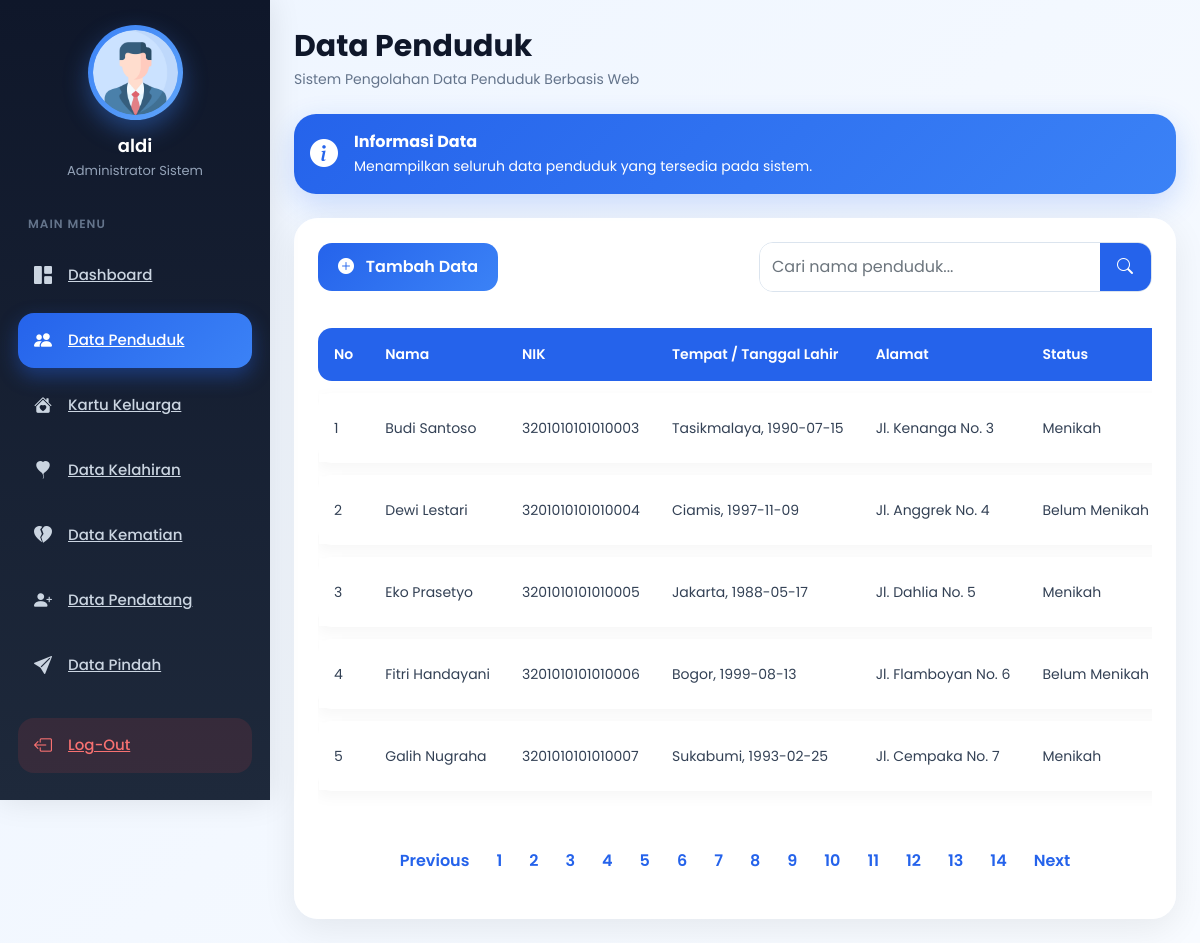
Before: /penduduk.php (signed in) with the older database file.
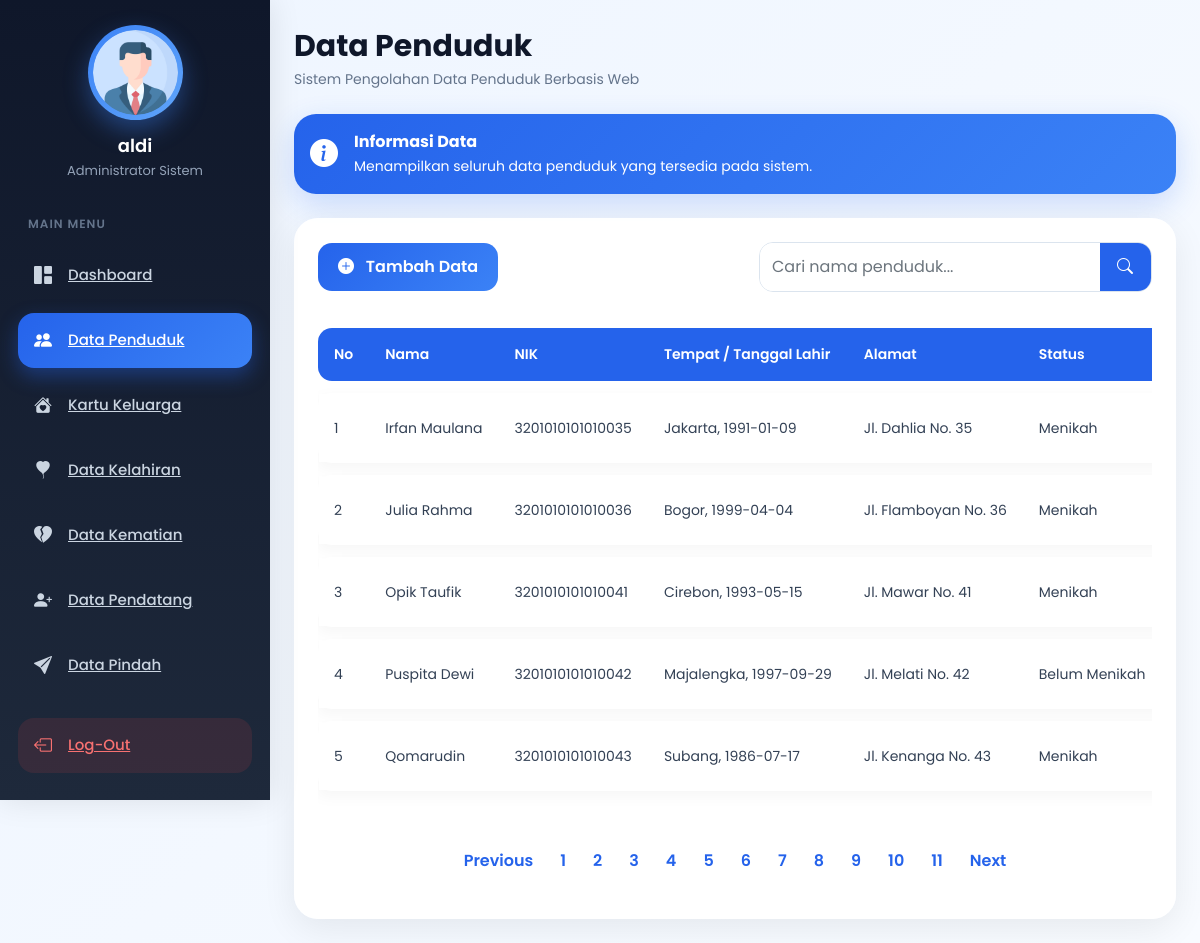
After: the same page with the newer database file.
### tables this page shows
CREATE TABLE `penduduk` (
  `id` int(11) NOT NULL,
  `nama` varchar(100) NOT NULL,
  `nik` varchar(30) NOT NULL,
  `tempat` varchar(100) NOT NULL,
  `ttl` date NOT NULL,
  `jenis_kelamin` varchar(30) NOT NULL,
  `alamat` text NOT NULL,
  `agama` varchar(50) NOT NULL,
  `status` varchar(50) NOT NULL,
  `pekerjaan` varchar(100) NOT NULL,
  `kewarganegaraan` varchar(50) NOT NULL
);

### penduduk.php (the view, shortened to what the changed rows need)
<?php
include 'sidebar.php';
include 'connection.php';
?>
<!DOCTYPE html>
<html lang="en">
<head>
    <link href="https://cdn.jsdelivr.net/npm/bootstrap@5.0.2/dist/css/bootstrap.min.css" rel="stylesheet">
    <link rel="stylesheet" href="https://cdn.jsdelivr.net/npm/bootstrap-icons@1.11.3/font/bootstrap-icons.min.css">
</head>
<body>
    <div class="p-4" id="main-content">
        <div class="card main-card">
            <div class="card-body p-4">
                <div class="table-responsive">
                    <table class="table align-middle">
                        <thead>
                            <tr>
                                <th>No</th>
                                <th>Nama</th>
                                <th>NIK</th>
                                <th>Tempat / Tanggal Lahir</th>
                                <th>Alamat</th>
                                <th>Status</th>
                            </tr>
                        </thead>
                        <tbody>
                            <?php
                            $batas = 5;
                            $halaman = isset($_GET['halaman']) ? (int) $_GET['halaman'] : 1;
                            $halaman_awal = ($halaman > 1) ? ($halaman * $batas) - $batas : 0;
                            $baris = mysqli_query($kon, "SELECT * FROM penduduk");
                            $jumlah_data = mysqli_num_rows($baris);
                            $total_halaman = ceil($jumlah_data / $batas);
                            $no = $halaman_awal + 1;
                            if (isset($_GET['cari'])) {
                                $cari = $_GET['cari'];
                                $data = mysqli_query(
                                    $kon,
                                    "SELECT * FROM penduduk
                                     WHERE nama LIKE '%$cari%'"
                                );
                            } else {
                                $data = mysqli_query(
                                    $kon,
                                    "SELECT * FROM penduduk
                                     LIMIT $halaman_awal, $batas"
                                );
                            }
                            while ($d = mysqli_fetch_array($data)) {
                            ?>
                                <tr>
                                    <td><?= $no++; ?></td>
                                    <td>
                                        <div class="fw-semibold">
                                            <?= $d['nama']; ?>
                                        </div>
                                    </td>
                                    <td><?= $d['nik']; ?></td>
                                    <td>
                                        <?= $d['tempat']; ?>,
                                        <?= $d['ttl']; ?>
                                    </td>
                                    <td><?= $d['alamat']; ?></td>
                                    <td><?= $d['status']; ?></td>
                                </tr>
                            <?php } ?>
                        </tbody>
                    </table>
                </div>
                <nav class="mt-4">
                    <ul class="pagination justify-content-center">
                        <?php for ($x = 1; $x <= $total_halaman; $x++) { ?>
                            <li class="page-item">
                                <a class="page-link" href="?halaman=<?= $x ?>">
                                    <?= $x ?>
                                </a>
                            </li>
                        <?php } ?>
                    </ul>
                </nav>
            </div>
        </div>
    </div>
</body>
</html>

Changed rows visible on the page:
removed penduduk: nama "Budi Santoso", nik "3201010101010003", tempat "Tasikmalaya", ttl "1990-07-15", alamat "Jl. Kenanga No. 3", status "Menikah"
removed penduduk: nama "Dewi Lestari", nik "3201010101010004", tempat "Ciamis", ttl "1997-11-09", alamat "Jl. Anggrek No. 4", status "Belum Menikah"
removed penduduk: nama "Eko Prasetyo", nik "3201010101010005", tempat "Jakarta", ttl "1988-05-17", alamat "Jl. Dahlia No. 5", status "Menikah"
removed penduduk: nama "Fitri Handayani", nik "3201010101010006", tempat "Bogor", ttl "1999-08-13", alamat "Jl. Flamboyan No. 6", status "Belum Menikah"
removed penduduk: nama "Galih Nugraha", nik "3201010101010007", tempat "Sukabumi", ttl "1993-02-25", alamat "Jl. Cempaka No. 7", status "Menikah"
now on this page (row unchanged): penduduk: nama "Irfan Maulana", nik "3201010101010035", tempat "Jakarta", ttl "1991-01-09", alamat "Jl. Dahlia No. 35", status "Menikah"
now on this page (row edited): penduduk: nama "Julia Rahma", nik "3201010101010036", tempat "Bogor", ttl "1999-04-04", alamat "Jl. Flamboyan No. 36", status "Menikah"
now on this page (row unchanged): penduduk: nama "Opik Taufik", nik "3201010101010041", tempat "Cirebon", ttl "1993-05-15", alamat "Jl. Mawar No. 41", status "Menikah"
now on this page (row unchanged): penduduk: nama "Puspita Dewi", nik "3201010101010042", tempat "Majalengka", ttl "1997-09-29", alamat "Jl. Melati No. 42", status "Belum Menikah"
now on this page (row unchanged): penduduk: nama "Qomarudin", nik "3201010101010043", tempat "Subang", ttl "1986-07-17", alamat "Jl. Kenanga No. 43", status "Menikah"
Other visible differences:
list line gone: "12"
list line gone: "13"
list line gone: "14"
